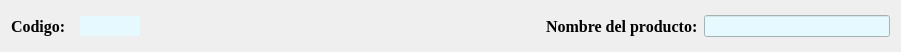
     <widget class="QWidget" name="layoutWidget">
      <property name="geometry">
       <rect>
        <x>60</x>
        <y>130</y>
        <width>901</width>
        <height>41</height>
       </rect>
      </property>
      <layout class="QHBoxLayout" name="horizontalLayout_8">
       <item>
        <widget class="QLabel" name="lblNomeProd_2">
         <property name="font">
          <font>
           <family>Times New Roman</family>
           <pointsize>12</pointsize>
           <weight>75</weight>
           <bold>true</bold>
          </font>
         </property>
         <property name="text">
          <string>Codigo:  </string>
         </property>
        </widget>
       </item>
       <item>
        <widget class="QLineEdit" name="editCod">
         <property name="minimumSize">
          <size>
           <width>60</width>
           <height>20</height>
          </size>
         </property>
         <property name="maximumSize">
          <size>
           <width>60</width>
           <height>20</height>
          </size>
         </property>
         <property name="styleSheet">
          <string notr="true">background-color: rgb(229, 249, 255)</string>
         </property>
         <property name="inputMask">
          <string notr="true"/>
         </property>
         <property name="frame">
          <bool>false</bool>
         </property>
         <property name="echoMode">
          <enum>QLineEdit::Normal</enum>
         </property>
         <property name="readOnly">
          <bool>true</bool>
         </property>
         <property name="placeholderText">
          <string notr="true"/>
         </property>
        </widget>
       </item>
       <item>
        <spacer name="horizontalSpacer_5">
         <property name="orientation">
          <enum>Qt::Horizontal</enum>
         </property>
         <property name="sizeType">
          <enum>QSizePolicy::Fixed</enum>
         </property>
         <property name="sizeHint" stdset="0">
          <size>
           <width>400</width>
           <height>30</height>
          </size>
         </property>
        </spacer>
       </item>
       <item>
        <widget class="QLabel" name="lblNomeProd">
         <property name="font">
          <font>
           <family>Times New Roman</family>
           <pointsize>12</pointsize>
           <weight>75</weight>
           <bold>true</bold>
          </font>
         </property>
         <property name="text">
          <string>Nombre del producto:</string>
         </property>
        </widget>
       </item>
       <item>
        <widget class="QLineEdit" name="editNombreProd">
         <property name="styleSheet">
          <string notr="true">background-color: rgb(229, 249, 255)</string>
         </property>
        </widget>
       </item>
      </layout>
     </widget>
